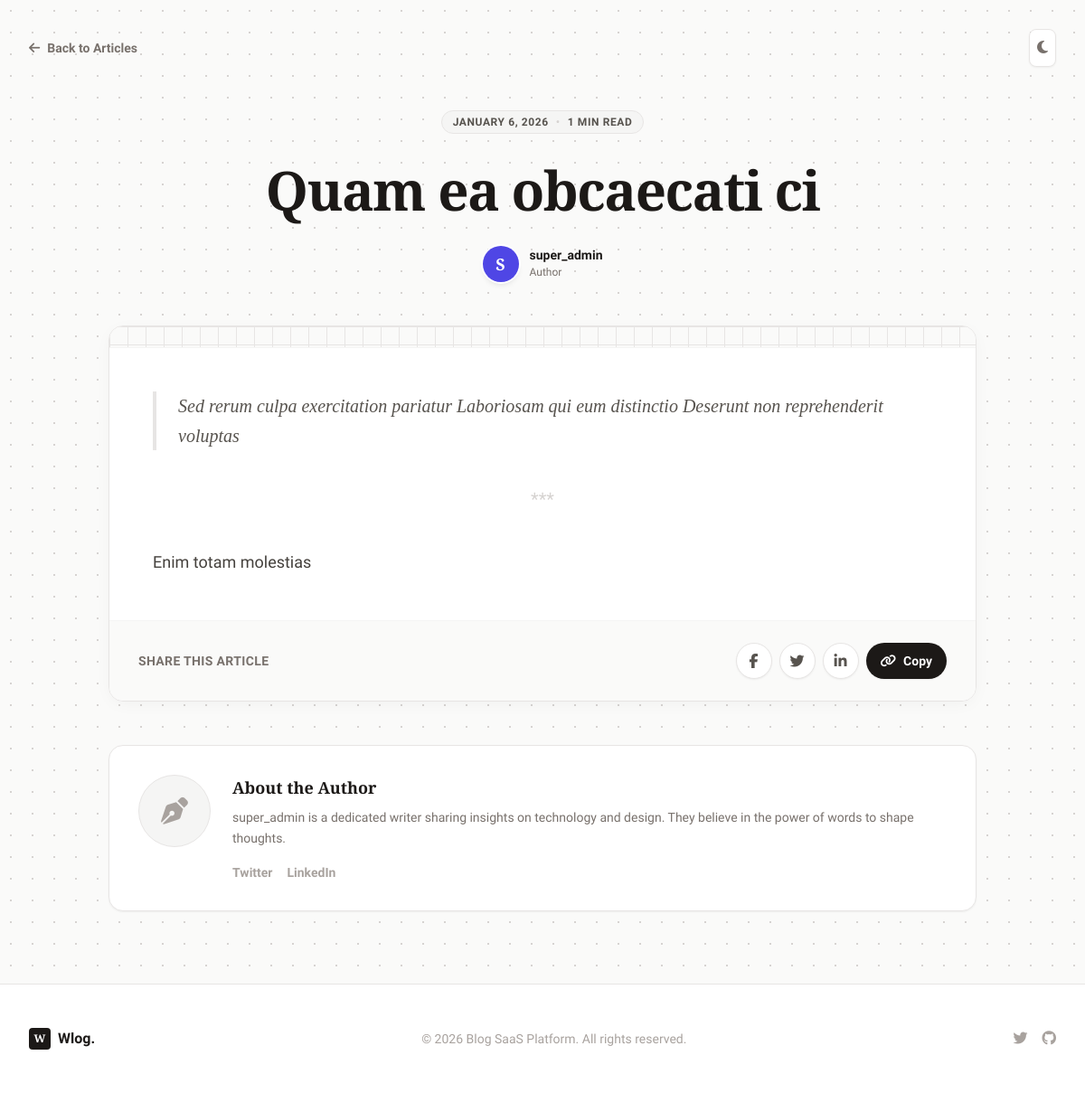
The app's page /blog/quam-ea-obcaecati-ci/, older data.
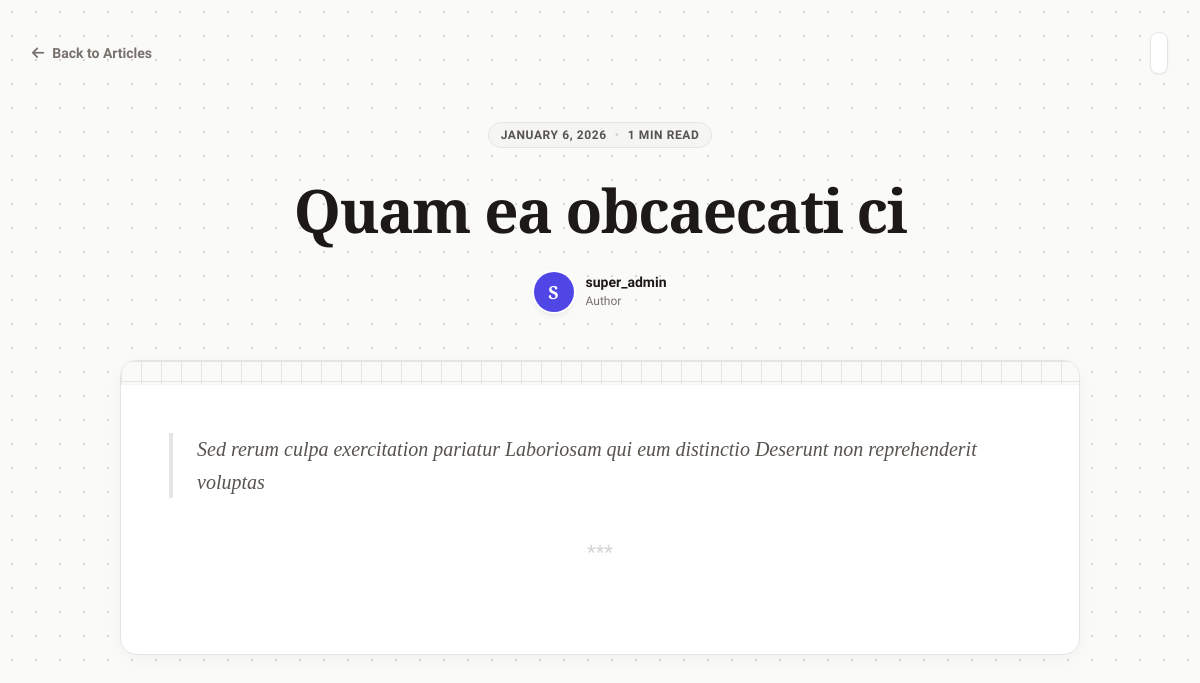
The same page, newer data.
### blog/models.py (models this page shows, shortened)
class BlogPost(models.Model):
    STATUS_CHOICES = [
        ('draft', 'Draft'),
        ('published', 'Published'),
    ]
    title = models.CharField(max_length=200)
    slug = models.SlugField(unique=True, blank=True)
    content = models.TextField(help_text="Write your blog post content in Markdown format")
    excerpt = models.TextField(blank=True, help_text="Optional excerpt for the blog post")
    status = models.CharField(max_length=20, choices=STATUS_CHOICES, default='draft')
    created_at = models.DateTimeField(auto_now_add=True)
    updated_at = models.DateTimeField(auto_now=True)
    author = models.ForeignKey(User, on_delete=models.CASCADE)
    class Meta:
        ordering = ['-created_at']
        verbose_name = 'Blog Post'
        verbose_name_plural = 'Blog Posts'

### blog/views.py (the view)
# urls.py: path('blog/<slug:slug>/', views.PublicBlogDetailView.as_view(), name='public_detail'),
class PublicBlogDetailView(DetailView):
    model = BlogPost
    template_name = 'blog/public/blog_detail.html'
    context_object_name = 'blog_post'
    slug_field = 'slug'
    slug_url_kwarg = 'slug'
    def get_queryset(self):
        return BlogPost.objects.filter(status='published').select_related('author')
    def get_context_data(self, **kwargs):
        context = super().get_context_data(**kwargs)
        blog_post = self.object
        md = markdown.Markdown(extensions=[
            'markdown.extensions.extra',
            'markdown.extensions.codehilite',
            'markdown.extensions.toc',
        ])
        context['rendered_content'] = md.convert(blog_post.content)
        context['title'] = blog_post.title
        return context

### blog/templates/blog/public/blog_detail.html (shortened to what the changed rows need)
{% extends "blog/base.html" %}
{% block extra_css %}
<link rel="stylesheet" href="https://cdnjs.cloudflare.com/ajax/libs/github-markdown-css/5.5.0/github-markdown.min.css">
{% endblock %}
{% block content %}
<div class="min-h-screen">
    <nav class="mx-auto pt-8 px-4 sm:px-6 lg:px-8 flex items-center justify-between">
        <button @click="toggleTheme()" class="p-2 text-stone-500 dark:text-stone-400 hover:bg-stone-100 dark:hover:bg-stone-800 rounded-lg transition-colors shadow-sm bg-white dark:bg-stone-900 border border-stone-200 dark:border-stone-800" title="Toggle Theme">
            <i class="fas" :class="isDark ? 'fa-sun' : 'fa-moon'"></i>
        </button>
    </nav>
    <header class="mx-auto px-4 sm:px-6 lg:px-8 py-12 text-center">
        <div class="inline-flex items-center gap-2 px-3 py-1 rounded-full bg-stone-100 dark:bg-stone-800 text-stone-600 dark:text-stone-400 text-xs font-bold uppercase tracking-wider mb-8 border border-stone-200 dark:border-stone-700">
            <time>{{ blog_post.created_at|date:"F j, Y" }}</time>
            <span class="text-stone-300 dark:text-stone-600">&bull;</span>
            <span>{{ blog_post.content|wordcount|divisibleby:200|add:"1" }} min read</span>
        </div>
        <h1 class="text-4xl md:text-5xl lg:text-6xl font-serif font-bold text-stone-900 dark:text-stone-100 leading-[1.1] tracking-tight mb-8">
            {{ blog_post.title }}
        </h1>
        <div class="flex items-center justify-center gap-3">
            <div class="h-10 w-10 rounded-full bg-indigo-600 text-white flex items-center justify-center font-serif font-bold text-lg shadow-md ring-2 ring-white dark:ring-stone-800">
                {{ blog_post.author.username|slice:":1"|upper }}
            </div>
            <div class="text-left">
                <p class="text-sm font-bold text-stone-900 dark:text-stone-100 leading-none">
                    {{ blog_post.author.get_full_name|default:blog_post.author.username }}
                </p>
                <p class="text-xs text-stone-500 dark:text-stone-400 mt-1">Author</p>
            </div>
        </div>
    </header>
    <main class="max-w-5xl mx-auto px-4 sm:px-6 lg:px-8 pb-20">
        <article class="bg-white dark:bg-stone-900 rounded-2xl shadow-[0_4px_20px_-4px_rgba(0,0,0,0.05)] dark:shadow-none border border-stone-200 dark:border-stone-800 overflow-hidden">
            <div class="p-8 md:p-12">
                {% if blog_post.excerpt %}
                <div class="mb-10 text-xl font-serif text-stone-600 dark:text-stone-400 leading-relaxed italic border-l-4 border-stone-200 dark:border-stone-700 pl-6">
                    {{ blog_post.excerpt }}
                </div>
                <div class="w-full flex justify-center mb-10">
                    <span class="text-stone-300 dark:text-stone-700 text-xl">***</span>
                </div>
                {% endif %}
                <div class="markdown-body">
                    {{ rendered_content|safe }}
                </div>
            </div>
            <div class="bg-stone-50 dark:bg-stone-800/50 border-t border-stone-100 dark:border-stone-800 px-8 py-6">
                <div class="flex flex-col sm:flex-row items-center justify-between gap-4">
                    <span class="text-sm font-bold text-stone-500 dark:text-stone-400 uppercase tracking-wide">Share this article</span>
                    <div class="flex items-center gap-2">
                        <button class="h-10 w-10 rounded-full bg-white dark:bg-stone-800 border border-stone-200 dark:border-stone-700 text-stone-600 dark:text-stone-400 hover:text-[#1877F2] dark:hover:text-[#1877F2] hover:border-[#1877F2] dark:hover:border-[#1877F2] transition-colors flex items-center justify-center shadow-sm">
                            <i class="fab fa-facebook-f"></i>
                        </button>
                        <button class="h-10 w-10 rounded-full bg-white dark:bg-stone-800 border border-stone-200 dark:border-stone-700 text-stone-600 dark:text-stone-400 hover:text-[#1DA1F2] dark:hover:text-[#1DA1F2] hover:border-[#1DA1F2] dark:hover:border-[#1DA1F2] transition-colors flex items-center justify-center shadow-sm">
                            <i class="fab fa-twitter"></i>
                        </button>
                        <button class="h-10 w-10 rounded-full bg-white dark:bg-stone-800 border border-stone-200 dark:border-stone-700 text-stone-600 dark:text-stone-400 hover:text-[#0A66C2] dark:hover:text-[#0A66C2] hover:border-[#0A66C2] dark:hover:border-[#0A66C2] transition-colors flex items-center justify-center shadow-sm">
                            <i class="fab fa-linkedin-in"></i>
                        </button>
                        <button onclick="copyLink(this)" class="h-10 px-4 rounded-full bg-stone-900 dark:bg-stone-100 text-white dark:text-stone-900 hover:bg-stone-800 dark:hover:bg-stone-200 transition-colors flex items-center justify-center shadow-sm text-sm font-bold gap-2">
                            <i class="fas fa-link"></i> <span class="btn-text">Copy</span>
                        </button>
                    </div>
                </div>
            </div>
        </article>
        <div class="mt-12 p-8 bg-white dark:bg-stone-900 rounded-2xl border border-stone-200 dark:border-stone-800 flex flex-col sm:flex-row items-center sm:items-start text-center sm:text-left gap-6 shadow-sm">
            <div class="h-20 w-20 rounded-full bg-stone-100 dark:bg-stone-800 flex items-center justify-center text-3xl text-stone-400 dark:text-stone-500 border border-stone-200 dark:border-stone-700 flex-shrink-0">
                <i class="fas fa-pen-nib"></i>
            </div>
            <div>
                <h4 class="text-lg font-serif font-bold text-stone-900 dark:text-stone-100">About the Author</h4>
                <p class="mt-2 text-stone-500 dark:text-stone-400 leading-relaxed text-sm">
                    {{ blog_post.author.get_full_name|default:blog_post.author.username }} is a dedicated writer sharing insights on technology and design.
                    They believe in the power of words to shape thoughts.
                </p>
                <div class="mt-4 flex justify-center sm:justify-start gap-4">
                    <a href="#" class="text-stone-400 hover:text-stone-900 dark:hover:text-stone-100 transition-colors text-sm font-bold">Twitter</a>
                    <a href="#" class="text-stone-400 hover:text-stone-900 dark:hover:text-stone-100 transition-colors text-sm font-bold">LinkedIn</a>
                </div>
            </div>
        </div>
    </main>
        {% include "blog/public/footer.html" %}
</div>
{% endblock %}

Row changes from the older to the newer data that the page shows:
changed BlogPost "Quam ea obcaecati ci": content "Enim totam molestias" → (not shown); author.get_full_name "super_admin" → (not shown)
Text that changed along with them:
text no longer shown: "SHARE THIS ARTICLE Copy About the Author is a dedicated writer sharing insights on technology and design. They believe in the power of words to shape thoughts. Twitter LinkedIn W Wlog. © 2026 Blog SaaS Platform. All rights reserved."
